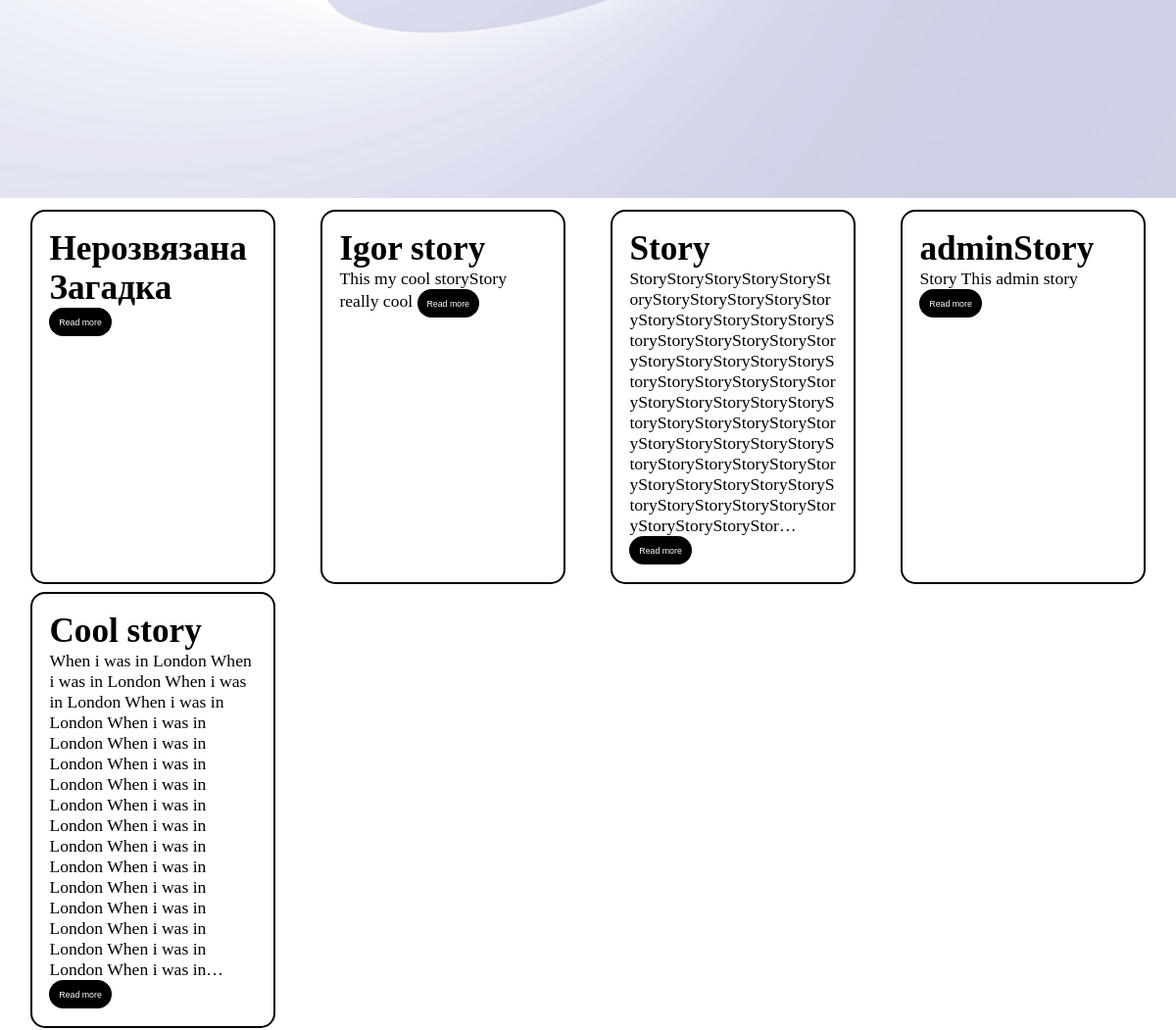
Before: / (middle part) with the older database file.
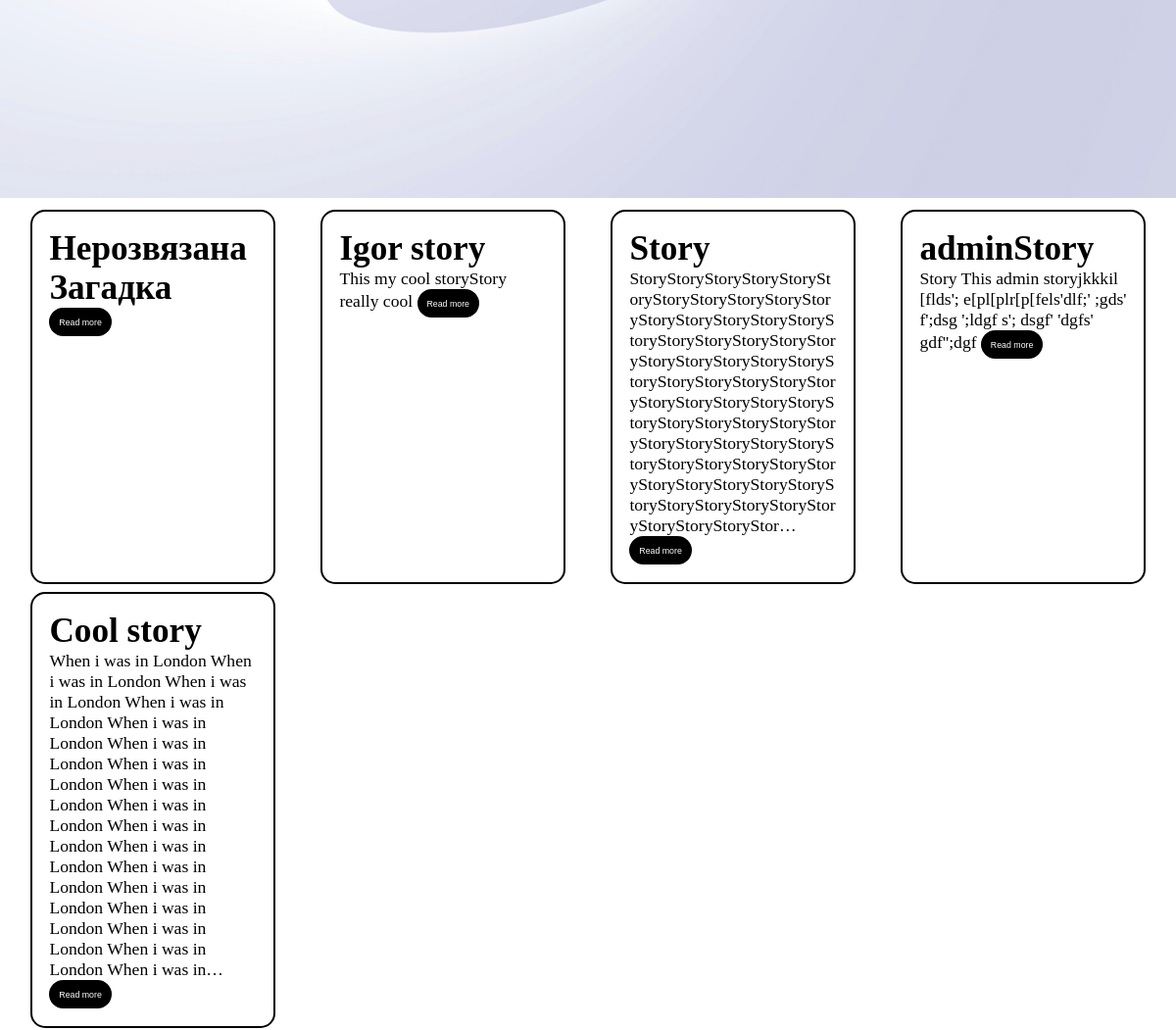
After: the same page with the newer database file.
### Home/models.py (models this page shows)
class Story(models.Model):
    name = models.CharField(max_length=100)
    story = models.TextField()
    autor = models.ForeignKey(User, on_delete=models.SET_NULL, blank=False, null=True)
    backgroundImage = models.ImageField(upload_to='media/backgroundImages/', blank=True, null=True)

### Home/views.py (the view)
# urls.py: path('', Home.as_view(), name='home'),
class Home(TemplateView):
    template_name = "html/home.html"
    def get_context_data(self, *args, **kwargs):
        context = super().get_context_data(**kwargs)
        count = Story.objects.aggregate(count=Count('id'))['count']
        if count != 0:
            random_index = randint(0, count - 1)
            context["storyOnHeader"] = Story.objects.all()[random_index]
        if count < 20:
            context["stories"] = Story.objects.all()
        else:
            context["stories"] = Story.objects.all()[count - 20:]
        return context

### templates/html/home.html (shortened to what this page needs)
{% load static %}
<!DOCTYPE html>
<html lang="en">
<head>
    <link rel="stylesheet" href={% static 'css/base.css' %}>
    <link rel="stylesheet" href={% static 'css/home.css' %}>
</head>
<body>
    <header>
    </header>
    <main>
        <div class="stories">
            {% for story in stories %}
                <div class="story">
                    <h1>{{ story.name }}</h1>
                    <p>
                        {{ story.story|truncatechars:350 }}
                        <a href="/story/{{ story.name }}">
                            <button class="readMoreBtn">Read more</button>
                        </a>
                    </p>
                </div>
            {% endfor %}
        </div>
    </main>
</body>
</html>

Changed rows visible on the page:
changed Story "adminStory": story "Story This admin story" → "Story This admin storyjkkkil [flds'; e[pl[plr[p[fels'dlf;' ;gds' f';dsg ';ldgf s'; dsgf' 'dgfs' gdf'';dgf"
